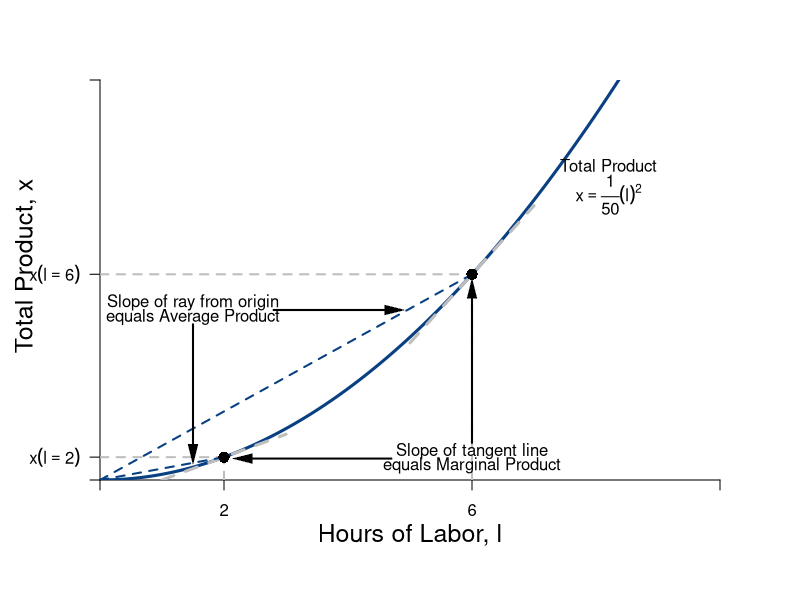

Here is the R script that generated this plot:
require(shape)
pdf(file = "bfh-textbook/indmarketdemand/production_irs.pdf", width = 9, height = 7)

#Set parameters for graphics
axislabelsize <- 1.5
graphlinewidth <- 3
segmentlinewidth <- 2

COL <- c("#7fc97f", "#beaed4", "#fdc086", "#ffff99", "#386cb0", "#f0027f", "#bf5b17", "#666666")
COLA <- c("#99d8c9","#66c2a4","#41ae76", "#238b45", "#005824")
COLB <- c("#4eb3d3", "#2b8cbe", "#0868ac","#084081")

#Edited the margins to cater for the larger LHS labels
par(mar =  c(6, 5, 4, 4))


prodFn <- function(l, alpha = 2, k = 0.02) {
  k*l^alpha
}

MprodFn <- function(l, alpha = 2, k = 0.02) {
  k*alpha*l^(alpha - 1)
}

AprodFn <- function(l, alpha = 2, k = 0.02) {
  k*l^(alpha - 1)
}

Mpline <- function(l, constant = 0.3181472, slope = 0.125){
  constant + slope*l
}

xlims <- c(0, 10)
ylims <- c(0, 1.4)

npts <- 501 
x <- seq(xlims[1], xlims[2], length.out = npts)
y <- seq(ylims[1], ylims[2], length.out = npts) 
a <- c(13, 15, 17)

plot(0, 0, xlim = xlims, ylim = ylims, type = "n",
     xlab = expression(paste("")),
     ylab = expression(paste("")), 
     xaxt = "n", 
     yaxt = "n", 
     cex.lab = axislabelsize, 
     bty = "n",
     xaxs="i", 
     yaxs="i")

# ticksy <- seq(from = 0, to = ylims[2], by = 0.25)
# ylabels <- seq(from = 0, to = ylims[2], by = 0.25)
# ticksx <- seq(from = 0, to = xlims[2], by = 1)
# xlabels <- seq(from = 0, to = xlims[2], by = 1)
ticksy <- c(0, prodFn(l = 2, k = 0.02, alpha = 2), prodFn(l = 6, k = 0.02, alpha = 2), ylims[2])
ylabels <- c(NA, expression(paste(x(l == 2))), expression(paste(x(l==6))), NA)
ticksx <- c(0, 2, 6, xlims[2])
xlabels <- c(NA, 2, 6, NA)

axis(1, at = ticksx, pos = 0, labels = xlabels)
axis(2, at = ticksy, pos = 0, labels = ylabels, las = 1)

npts <- 500 
xx1 <- seq(xlims[1], xlims[2], length.out = npts)

xx3 <- seq(1, 3, length.out = npts)
xx4 <- seq(5, 7, length.out = npts)

lines(xx1, prodFn(xx1, alpha = 2, k = 0.02), col = COLB[4], lwd = graphlinewidth)
#lines(xx1, MprodFn(xx1, alpha = 2, k = 0.02), col = COLA[1], lwd = graphlinewidth)
#lines(xx1, AprodFn(xx1, alpha = 2, k = 0.02), col = COLA[2], lwd = graphlinewidth)
lines(xx3, Mpline(xx3, constant = prodFn(l = 2, k = 0.02, alpha = 2) - 2*MprodFn(l = 2, k = 0.02, alpha = 2), slope = MprodFn(l = 2, k = 0.02, alpha = 2)), col = "gray", lty = 2, lwd = graphlinewidth)
lines(xx4, Mpline(xx4, constant = prodFn(l = 6, k = 0.02, alpha = 2) - 6*MprodFn(l = 6, k = 0.02, alpha = 2), slope = MprodFn(l = 6, k = 0.02)), col = "gray", lty = 2, lwd = graphlinewidth)

#Axis Labels
mtext(expression(paste("Hours of Labor, ", l)), side = 1, line = 2.5, cex = axislabelsize)
text(-1.2, 0.75, expression(paste("Total Product, ", x)), xpd = TRUE, cex = axislabelsize, srt = 90) 

segments(0, prodFn(l = 6, k = 0.02, alpha = 2), 6, prodFn(l = 6, k = 0.02, alpha = 2), lty = 2, col = "gray" , lwd = segmentlinewidth)
segments(6, 0, 6, prodFn(l = 6, k = 0.02, alpha = 2), lty = 2, col = "gray" , lwd = segmentlinewidth)
segments(0, 0, 6, prodFn(l = 6, k = 0.02, alpha = 2), lty = 2, col = COLB[4] , lwd = segmentlinewidth)
points(6, prodFn(l = 6, k = 0.02), pch = 16, col = "black", cex = 1.5)

segments(0, prodFn(l = 2, k = 0.02, alpha = 2), 2, prodFn(l = 2, k = 0.02, alpha = 2), lty = 2, col = "gray" , lwd = segmentlinewidth)
segments(2, 0, 2, prodFn(l = 2, k = 0.02, alpha = 2), lty = 2, col = "gray" , lwd = segmentlinewidth)
segments(0, 0, 2, prodFn(l = 2, k = 0.02, alpha = 2), lty = 2, col = COLB[4] , lwd = segmentlinewidth)
points(2, prodFn(l = 2, k = 0.02, alpha = 2), pch = 16, col = "black", cex = 1.5)


#Label the iso-welfare functions for the HG, Aisha
text(8.2, 1.1, expression(paste("Total Product")))
text(8.2, 1, expression(x == frac(1,50)*(l)^2))


#Marginal Product
text(6, 0.1, expression(paste("Slope of tangent line")))
text(6, 0.05, expression(paste("equals Marginal Product")))
Arrows(4.7, 0.075, 2.3, 0.075, col = "black", lty = 1, lwd = 2, arr.type = "triangle", arr.lwd = 0.5)
Arrows(6, 0.13, 6, 0.67, col = "black", lty = 1, lwd = 2, arr.type = "triangle", arr.lwd = 0.5)

#Average Product
text(1.5, prodFn(l = 6, k = 0.02, alpha = 2) - 0.1, expression(paste("Slope of ray from origin")))
text(1.5, prodFn(l = 6, k = 0.02, alpha = 2) - 0.15, expression(paste("equals Average Product")))
Arrows(1.5, prodFn(l = 6, k = 0.02, alpha = 2) - 0.175, 1.5, prodFn(l = 2, k = 0.02, alpha = 2) + 0.01 , col = "black", lty = 1, lwd = 2, arr.type = "triangle", arr.lwd = 0.5)
Arrows(2.8, prodFn(l = 6, k = 0.02, alpha = 2) - 0.125, 4.75, prodFn(l = 6, k = 0.02, alpha = 2) - 0.125, col = "black", lty = 1, lwd = 2, arr.type = "triangle", arr.lwd = 0.5)



dev.off()
